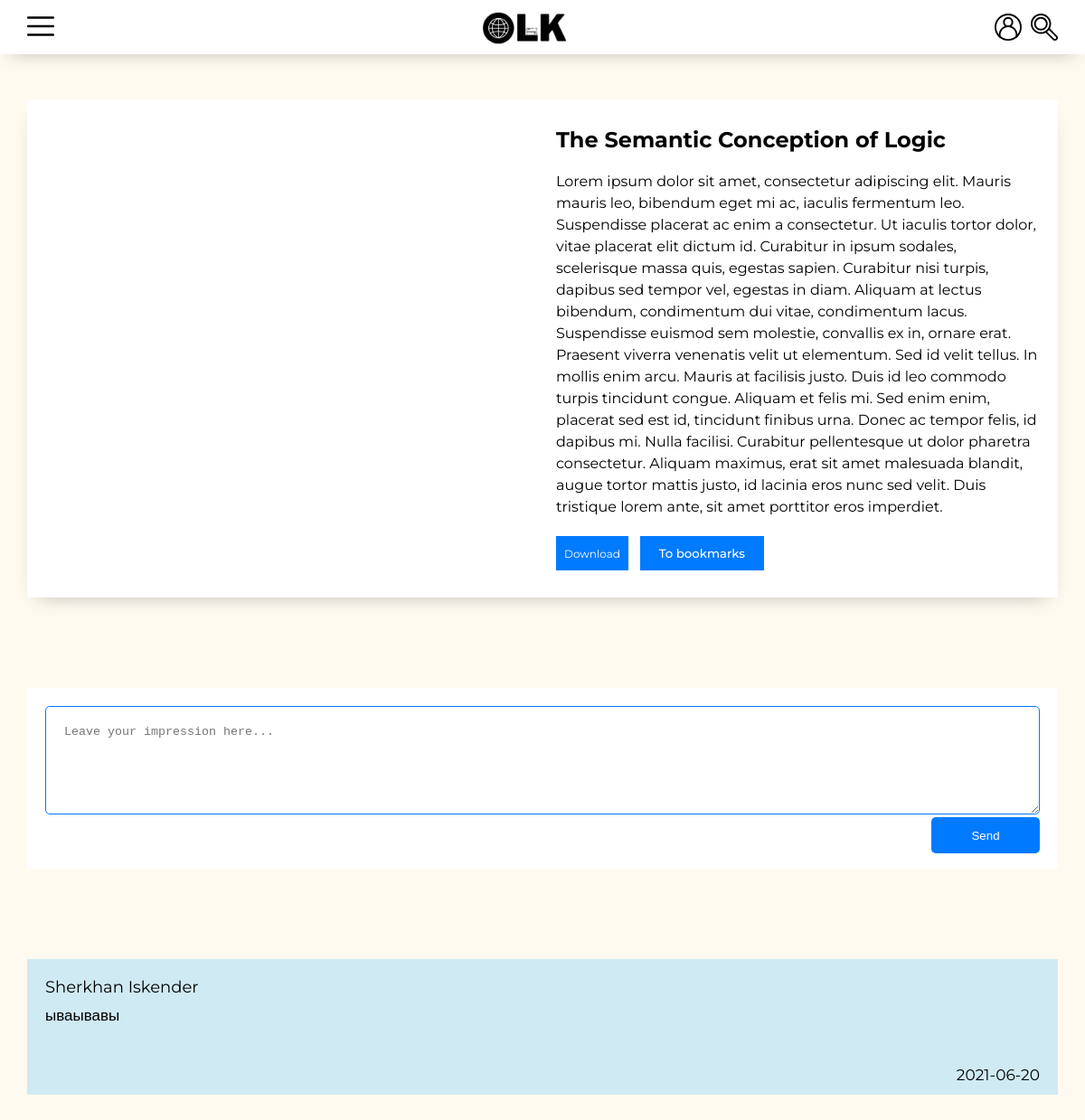
/chosen_book.php?book_id=4, run on the app's committed database.
### tables this page shows
CREATE TABLE `book` (
  `book_id` int(11) NOT NULL,
  `name` varchar(255) NOT NULL,
  `description` text NOT NULL,
  `picture` text NOT NULL,
  `genre_id` int(11) NOT NULL,
  `download_link` text DEFAULT NULL
);

CREATE TABLE `review` (
  `review_id` int(11) NOT NULL,
  `book_id` int(11) NOT NULL,
  `user_id` int(11) NOT NULL,
  `textOfReview` text DEFAULT NULL,
  `timeOfLeft` date NOT NULL
);

CREATE TABLE `users` (
  `user_id` int(11) NOT NULL,
  `first_name` varchar(70) NOT NULL,
  `last_name` varchar(70) NOT NULL,
  `email` varchar(70) NOT NULL,
  `password` text NOT NULL
);

### chosen_book.php (the view, shortened to what this page needs)
<!DOCTYPE html>
<html lang="en">
<head>
    <link rel="stylesheet" href="style.css">
    <link rel="stylesheet" href="https://unpkg.com/swiper/swiper-bundle.css" />
    <link rel="stylesheet" href="https://unpkg.com/swiper/swiper-bundle.min.css" />
</head>
<body>
	<?php
        include 'header.php';
        $book_id = $_GET['book_id'];
        $queryToGetBook = "SELECT * FROM book WHERE book_id = '$book_id'";
        $result = $connect->query($queryToGetBook);
        if($result){
        	$row = $result->fetch_assoc();
        }
    ?>
     <main class="main-profile">
        <div class="container">
            <div class="profile-box">
                <div class="pfp">
                </div>
                <div class="content">
                    <h2 class="name"><?php echo $row['name']; ?></h2>
                    <p> <?php echo $row['description']; ?>
                    </p>
                    <a href="<?php echo $row['download_link']; ?>" class="btn2" download>Download</a>
                    <button onclick="window.location.href='addToBookmarks.php?book_id=<?php echo $row['book_id']  ?>'" type="button" class="btn inversed" <?php if(!isset($_SESSION['user_id'])){ echo "disabled"; } ?> >To bookmarks</button>
                </div>
            </div>
        </div>
    </main>
    <main class="main-profile">
        <div class="container">
                <form class="form" action="addReview.php?<?php echo "book_id=" . $row['book_id'] . "&" . "user_id=" . $_SESSION['user_id']?>" method="POST">
                        <textarea placeholder="Leave your impression here..." class="textOfReview" type="text" name="textOfReview"></textarea>
                        <button class="leaveReviewButton" type="submit">Send</button>
                </form>
        </div>
    </main>
    <main class="main-profile">
        <div class="container">
                <?php
                    $query_to_select = "SELECT review.review_id, review.textOfReview, review.book_id, review.user_id, review.timeOfLeft, users.first_name, users.last_name FROM review INNER JOIN users ON review.user_id = users.user_id WHERE book_id = " . $row['book_id'];
                    $result = $connect->query($query_to_select);
                    $rows = array();
                    while($row = $result->fetch_assoc()){
                        $rows[] = $row;
                    }
                    for($i = 0; $i < count($rows); $i++){
                        echo "<div class=\"shadow_wrapper3\">
                        <p class=\"usernameLeftReview\">" . $rows[$i]['first_name'] . " " . $rows[$i]['last_name'] . "</p>
                        <p class=\"textOfReviewLeft\">" . $rows[$i]['textOfReview'] . "</p>
                        <p class=\"timeOfLeft\" style=\"float: right;\">" . $rows[$i]['timeOfLeft'] . "</p>
                        </div>";
                    }
                ?>
        </div>
    </main>
</body>
</html>

### style.css (style rules this page uses)
* { box-sizing: border-box; margin: 0; padding: 0; }
body { font-family: 'Montserrat', sans-serif; font-size: 14px; background-color: floralwhite; }
a { text-decoration: none; color: #333; }
.container { padding-right: 15px; padding-left: 15px; margin-right: auto; margin-left: auto; }
@media (min-width: 768px) { .container { width: 750px; } }
@media (min-width: 768px) { body { font-size: 10px; } }
@media (min-width: 992px) { .container { width: 970px; } }
@media (min-width: 1200px) { .container { width: 1170px; } }
.main-profile { margin-top: 50px; margin-bottom: 100px; }
.main-profile .profile-box { background-color: #fff; margin-top: 50px; display: grid; gap: 30px; padding: 30px 20px; -webkit-box-shadow: 0px 9px 21px -12px rgba(0,0,0,0.3); -moz-box-shadow: 0px 9px 21px -12px rgba(0,0,0,0.3); box-shadow: 0px 9px 21px -12px rgba(0,0,0,0.3); }
@media (min-width: 576px) { .main-profile .profile-box { grid-template-columns: 1fr 1fr; } }
.main-profile .profile-box .pfp { max-width: 300px; width: 100%; justify-self: center; }
.main-profile .profile-box .content .name { font-size: 24px; }
.main-profile .profile-box .content p { font-size: 16px; line-height: 24px; margin-top: 20px; }
.main-profile .content button { border: 1px solid transparent; background-color: var(--swiper-theme-color); padding: 10px 20px; color: #fff; font-family: 'Montserrat', sans-serif; cursor: pointer; margin-top: 20px; margin-right: 10px; font-weight: 500; }
.btn2 { height: 38px; background-color: #007AFF; width: 80px; color: #fff; display: inline-block; text-align: center; padding-top: 12px; font-size: 12px; margin-right: 10px; }
.textOfReview { width: 100%; height: 120px; display: inline-block; border-radius: 5px; outline: none; border: 1px solid #007AFF; padding-left: 20px; padding-top: 20px; }
.form { background-color: #fff; padding: 20px; height: 200px; }
.leaveReviewButton { float: right; background-color: #007AFF; color: #fff; outline: none; border: none; height: 40px; cursor: pointer; width: 120px; border-radius: 5px; }
.shadow_wrapper3 { background-color: rgba(21, 172, 255, 0.2) ; height: 150px; padding-left: 20px; padding-top: 20px; margin-bottom: 20px; }
.usernameLeftReview { font-size: 18px; }
.textOfReviewLeft { font-size: 17px; margin-top: 10px; }
.timeOfLeft { font-size: 17px; position: relative; top: 45px; right: 20px; }

### data on the page
book: name "The Semantic Conception of Logic", description "Lorem ipsum dolor sit amet, consectetur adipiscing elit. Mauris mauris leo, bibendum eget mi ac, iaculis fermentum leo. Suspendisse placerat ac enim a consectetur. Ut iaculis tortor dolor, vitae placerat elit dictum id. Curabitur in ipsum sodales, scelerisque massa quis, egestas sapien. Curabitur nisi turpis, dapibus sed tempor vel, egestas in diam. Aliquam at lectus bibendum, condimentum dui vitae, condimentum lacus. Suspendisse euismod sem molestie, convallis ex in, ornare erat. Praesent viverra venenatis velit ut elementum. Sed id velit tellus. In mollis enim arcu. Mauris at facilisis justo. Duis id leo commodo turpis tincidunt congue. Aliquam et felis mi. Sed enim enim, placerat sed est…"
review: user.first_name "Sherkhan", user.last_name "Iskender", textOfReview "ываывавы", timeOfLeft "2021-06-20"
